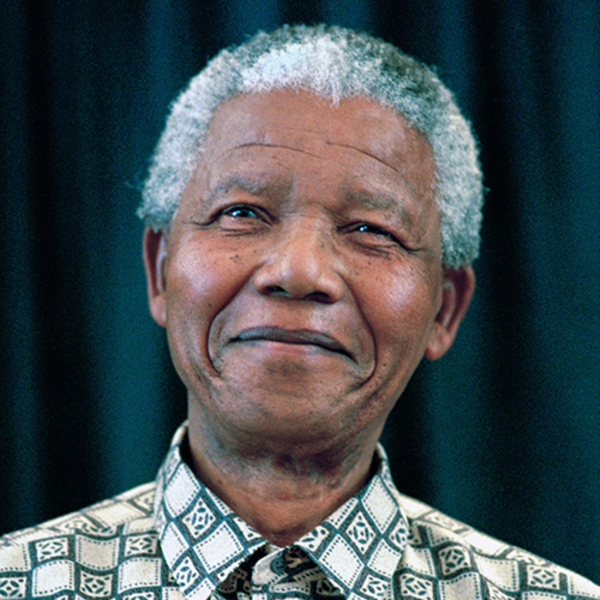
#> input picture nelson mandela.jpg, 1200 x 1200 px (shown at 1/2 size)
$ jupyter execute --allow-errors Untitled5.ipynb   (shell and % lines are left out)
#> lines starting #> are read from the running program, lines starting #| are printed output that depends on the picture
<a href="https://colab.research.google.com/github/mahabuba1718/ageandgender-detection/blob/main/Untitled5.ipynb" target="_parent"></a>

[cell 1]
%cd ageandgender-detection

[cell 2]
#import required modules

import cv2 as cv
import math
import time
from google.colab.patches import cv2_imshow

[cell 3]
def getFaceBox(net, frame, conf_threshold=0.7):
    frameOpencvDnn = frame.copy()
    frameHeight = frameOpencvDnn.shape[0]
    frameWidth = frameOpencvDnn.shape[1]
    blob = cv.dnn.blobFromImage(frameOpencvDnn, 1.0, (300, 300), [104, 117, 123], True, False)

    net.setInput(blob)
    detections = net.forward()
    bboxes = []
    for i in range(detections.shape[2]):
        confidence = detections[0, 0, i, 2]
        if confidence > conf_threshold:
            x1 = int(detections[0, 0, i, 3] * frameWidth)
            y1 = int(detections[0, 0, i, 4] * frameHeight)
            x2 = int(detections[0, 0, i, 5] * frameWidth)
            y2 = int(detections[0, 0, i, 6] * frameHeight)
            bboxes.append([x1, y1, x2, y2])
            cv.rectangle(frameOpencvDnn, (x1, y1), (x2, y2), (0, 255, 0), int(round(frameHeight/150)), 8)
    return frameOpencvDnn, bboxes

faceProto = "modelNweight/opencv_face_detector.pbtxt"
faceModel = "modelNweight/opencv_face_detector_uint8.pb"

ageProto = "modelNweight/age_deploy.prototxt"
ageModel = "modelNweight/age_net.caffemodel"

genderProto = "modelNweight/gender_deploy.prototxt"
genderModel = "modelNweight/gender_net.caffemodel"

MODEL_MEAN_VALUES = (78.4263377603, 87.7689143744, 114.895847746)
ageList = ['(0-2)', '(4-6)', '(8-12)', '(15-20)', '(25-32)', '(38-43)', '(48-53)', '(60-100)']
genderList = ['Male', 'Female']

# Load network
#> (the rest of this cell did not finish here and is left out)

[cell 4]
input = cv.imread("nelson mandela.jpg")
#> input is the input picture: shape (1200, 1200, 3); mean B, G, R 83.4, 80.7, 71.4
#> (the rest of this cell did not finish here and is left out)

[cell 5]
input = cv.imread("baby boy.jpg")
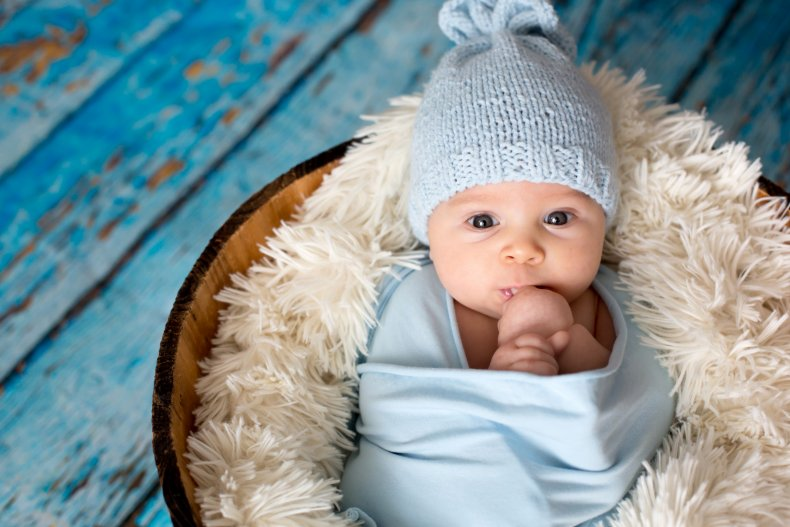
#> input picture baby boy.jpg, 790 x 527 px
#> input is the input picture: shape (527, 790, 3); mean B, G, R 152.8, 150.2, 133
#> (the rest of this cell did not finish here and is left out)

[cell 6]
input = cv.imread("Mother-Teresa.jpg")
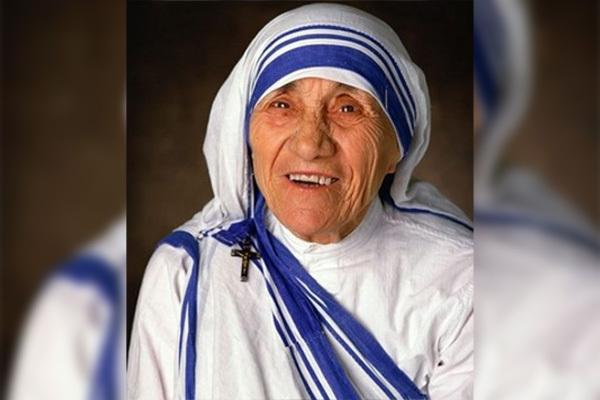
#> input picture Mother-Teresa.jpg, 600 x 400 px
#> input is the input picture: shape (400, 600, 3); mean B, G, R 110.6, 110.7, 122
#> (the rest of this cell did not finish here and is left out)
